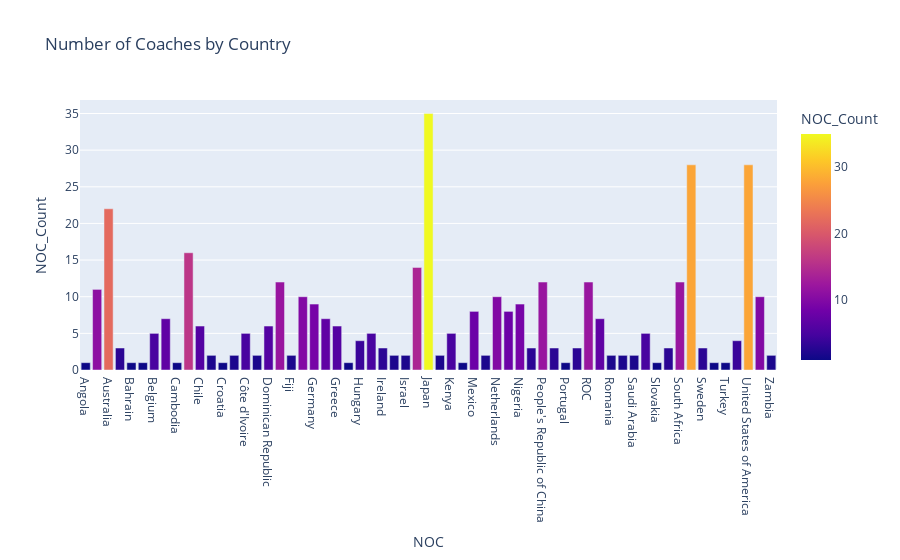

Notebook code for this chart:
### Code cell
fig = px.bar(pd_coaches_query, x='NOC', y='NOC_Count', color='NOC_Count', title='Number of Coaches by Country')
fig.show()

### Figure 1 — Plotly figure (JSON) as saved in the notebook; plotly's stock layout.template omitted (floating-point values rounded to 4 significant figures)
{"data": [{"alignmentgroup": "True", "hovertemplate": "NOC=%{x}<br>NOC_Count=%{marker.color}<extra></extra>", "legendgroup": "", "marker": {"color": [1, 11, 22, 3, 1, 1, 5, 7, 1, 16, 6, 2, 1, 2, 5, 2, 6, 12, 2, 10, 9, 7, 6, 1, 4, 5, 3, 2, 2, 14, 35, 2, 5, 1, 8, 2, 10, 8, 9, 3, 12, 3, 1, 3, 12, 7, 2, 2, 2, 5, 1, 3, 12, 28, 3, 1, 1, 4, 28, 10, 2], "coloraxis": "coloraxis", "pattern": {"shape": ""}}, "name": "", "offsetgroup": "", "orientation": "v", "showlegend": false, "textposition": "auto", "type": "bar", "x": ["Angola", "Argentina", "Australia", "Austria", "Bahrain", "Belarus", "Belgium", "Brazil", "Cambodia", "Canada", "Chile", "Colombia", "Croatia", "Czech Republic", "Côte d'Ivoire", "Denmark", "Dominican Republic", "Egypt", "Fiji", "France", "Germany", "Great Britain", "Greece", "Honduras", "Hungary", "India", "Ireland", "Islamic Republic of Iran", "Israel", "Italy", "Japan", "Kazakhstan", "Kenya", "Liechtenstein", "Mexico", "Montenegro", "Netherlands", "New Zealand", "Nigeria", "Norway", "People's Republic of China", "Poland", "Portugal", "Puerto Rico", "ROC", "Republic of Korea", "Romania", "San Marino", "Saudi Arabia", "Serbia", "Slovakia", "Slovenia", "South Africa", "Spain", "Sweden", "Tunisia", "Turkey", "Ukraine", "United States of America", "Venezuela", "Zambia"], "xaxis": "x", "y": [1, 11, 22, 3, 1, 1, 5, 7, 1, 16, 6, 2, 1, 2, 5, 2, 6, 12, 2, 10, 9, 7, 6, 1, 4, 5, 3, 2, 2, 14, 35, 2, 5, 1, 8, 2, 10, 8, 9, 3, 12, 3, 1, 3, 12, 7, 2, 2, 2, 5, 1, 3, 12, 28, 3, 1, 1, 4, 28, 10, 2], "yaxis": "y"}], "layout": {"barmode": "relative", "coloraxis": {"colorbar": {"title": {"text": "NOC_Count"}}, "colorscale": [[0, "#0d0887"], [0.1111, "#46039f"], [0.2222, "#7201a8"], [0.3333, "#9c179e"], [0.4444, "#bd3786"], [0.5556, "#d8576b"], [0.6667, "#ed7953"], [0.7778, "#fb9f3a"], [0.8889, "#fdca26"], [1, "#f0f921"]]}, "legend": {"tracegroupgap": 0}, "title": {"text": "Number of Coaches by Country"}, "xaxis": {"anchor": "y", "domain": [0, 1], "title": {"text": "NOC"}}, "yaxis": {"anchor": "x", "domain": [0, 1], "title": {"text": "NOC_Count"}}}}
